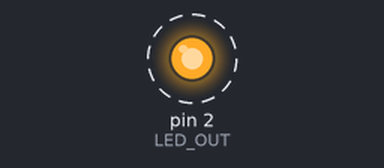
This sketch was run on a simulated Arduino Uno, built with avr-gcc and run on an emulated ATmega328P. Parts: output pins drawn as LEDs (lit = HIGH). Dashed ring = blinking. What the sketch prints to the serial monitor is not drawn.

Above: at 0.5 s.
Timing chart, 0 to 4.6 s (numbered marks = the images above):
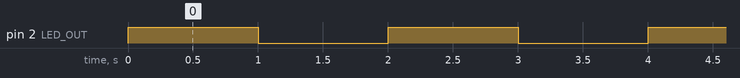

The sketch:

BlinkingLight_1.ino
```cpp
/*
  Simple Wire for blinking an LED connect to the digital pin 32
*/

#define LED_OUT 2

void setup() {
  Serial.begin(9600);
  pinMode(LED_OUT, OUTPUT);
}

void loop() {
  digitalWrite(LED_OUT, HIGH);
  Serial.write("Led on\n");
  delay(1000);
  digitalWrite(LED_OUT, LOW);
  Serial.write("Led off\n");
  delay(1000);
}
```

Measured:
- by itself, pin 2 (LED_OUT): alternates HIGH for 1.0 s and LOW for 1.0 s
